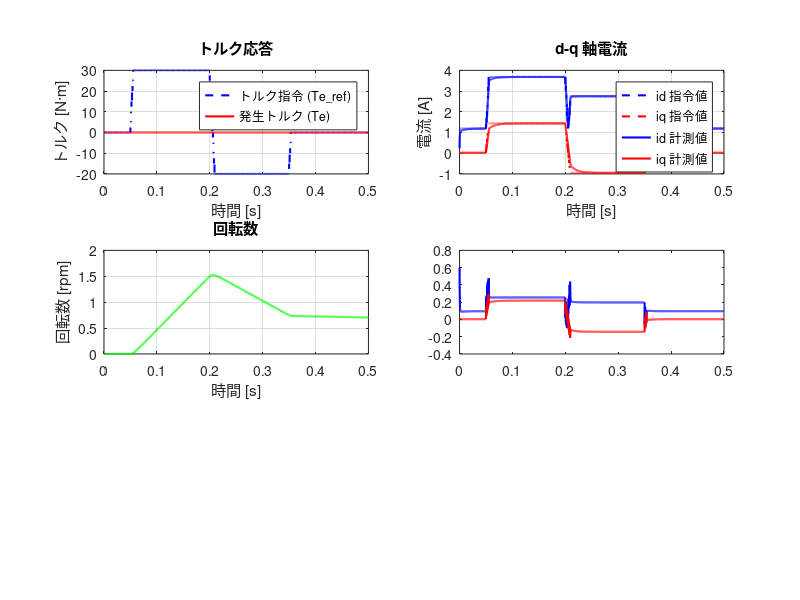

The MATLAB script that drew this image: (Note: this script raises an error after producing the figure.)
%==========================================================================
% im_vector_control_sim.m
%
% 誘導モータ（IM）ベクトル制御シミュレーション
%
% 目的:
%   本スクリプトは、組み込みソフトウェア（RH850/C1M 用 PE1 実装）に記述されている
%   誘導モータ（Induction Motor: IM）のベクトル制御アルゴリズムを MATLAB 上で
%   再現し、制御応答の確認・パラメータ調整を行うことを目的とする。
%
% 対応する組み込みソフトウェアファイル（参考）:
%   - fi_1ms_inv0_idqcom.c   : 1ms タスク / d-q 軸電流指令値演算
%   - fi_pwm_inv0_idqctrl.c  : PWM タスク / d-q 軸電流 PI 制御・電圧指令
%   - fi_pwm_inv0_svctrl.c   : PWM タスク / 空間ベクトル PWM（SVPWM）演算
%   - fi_pwm_inv0_syncctrl.c : PWM タスク / 同期角（磁束位相）更新
%   - mapdata_trq_inv0_map.c : トルクマップ（id/iq 指令値の補間テーブル）
%   - mapdata_lm_inv0_1d_map.c : 励磁インダクタンス Lm マップ（1次元）
%
% 制御構造（デュアルレート）:
%   本シミュレーションは、組み込みソフトと同様に「2 種類の演算周期」を模倣する。
%     [低速タスク: 1 ms]
%       - トルク指令値（f4_tq_inv0_ref）の制限・レートリミット処理
%       - トルクマップ補間による d-q 軸電流指令値（id_ref, iq_ref）の演算
%       - 出力制限（温度デレーティング）の反映
%     [高速タスク: 100 µs（PWM 割り込み相当）]
%       - d-q 軸電流フィードバック PI 制御
%       - 座標変換（dq → αβ → UVW）
%       - SVPWM デューティ計算
%       - 電動機プラントモデル（電圧→電流→トルク）の更新
%
% プラントモデルについて:
%   組み込みソフト側は「実機」を制御するため、プラントモデルは持たない。
%   本シミュレーションでは、誘導モータの電気回路を一次遅れ近似で模倣する。
%   この近似は厳密な状態方程式モデルではなく、主にゲイン確認・安定性評価を
%   目的とした「簡易プラント」である。
%
% 磁束・温度補正について:
%   - 励磁インダクタンス Lm は d 軸電流（id）に応じて 1 次元マップから補間する。
%     この処理は組み込みソフトの mapdata_lm_inv0_1d_map.c に対応する。
%   - 一次抵抗（Rs = r1）・二次抵抗（Rr = r2）の温度補正は、
%     組み込みソフトの u1_flag_enable_inv0_r1_cmp / r2_cmp フラグに相当する
%     スカラー係数として簡略化している。実機では推定温度から補正係数を計算するが、
%     本モデルでは固定値を使用する（将来的に可変化できるよう変数として定義）。
%
% トルクマップについて:
%   組み込みソフトでは 3 次元マップ（トルク指令・回転数・DCリンク電圧 の各軸）を
%   参照して id_ref / iq_ref を取得する。
%   本 MATLAB 版では、マップデータを簡略な 1 次元近似として実装しており、
%   本来の 3 次元補間よりも精度は低い。実機との一致度向上には別途マップデータの
%   移植が必要である。
%
% 使い方:
%   MATLAB コマンドウィンドウで以下を実行:
%     >> im_vector_control_sim
%   結果は変数 log および各グラフとして出力される。
%
% 注意:
%   本スクリプトは MATLAB R2021a 以降を想定している。
%   Simulink は不要（純粋な m スクリプト）。
%
% 作成日: 2024年8月
%==========================================================================

clear; close all; clc;

fprintf('=== 誘導モータ ベクトル制御シミュレーション 開始 ===\n');

%==========================================================================
%% [セクション1] モータ定格パラメータの定義
%
% 以下のパラメータは、組み込みソフトの fim_user_inv0.h / fi_pwm_inv0_idqctrl.c に
% 定義されている定数・設定値に対応している。
% 単位はすべて SI 単位系（Ω, H, Nm, rad/s など）。
%==========================================================================

% --- 極対数 ---
% 組み込み変数: p（fi_pwm_inv0_idqctrl.c 内で暗黙的に使用）
p  = 2;           % 極対数 [-]（例: 4 極機なら p=2）

% --- 一次抵抗（固定子抵抗: Rs）---
% 組み込み変数: f4_r1_inv0（モータ定格値）
Rs = 0.080;       % 一次抵抗 [Ω]（ノミナル値、温度補正なしの基準値）

% --- 二次抵抗（回転子抵抗: Rr）---
% 組み込み変数: f4_r2_inv0（モータ定格値）
Rr = 0.060;       % 二次抵抗 [Ω]（ノミナル値）

% --- 漏れインダクタンス（固定子側自己インダクタンスに相当）---
% 組み込み変数: f4_ls_inv0
Ls = 0.00025;     % 固定子インダクタンス [H]（漏れ成分含む）

% --- 励磁インダクタンス（基準値：マップで可変）---
% 組み込み変数: f4_lm_inv0_const（Lm の基準定数値）
% マップ補間後の動的値は f4_lm_inv0 に格納される（後のセクションで更新）
Lm_nom = 0.000211;  % 励磁インダクタンス ノミナル値 [H]（Lm マップの典型値）

% --- 慣性モーメント ---
J  = 0.003;       % ロータ慣性モーメント [kg·m²]

% --- 粘性摩擦係数 ---
B  = 0.001;       % 粘性摩擦 [N·m·s/rad]

% --- DC リンク電圧 ---
% 組み込み変数: f4_vdc_inv0（AD 計測値）
Vdc = 48.0;       % DC リンク電圧 [V]（48V 系システム想定）

%==========================================================================
%% [セクション2] 温度補正係数の定義（簡略化）
%
% 組み込みソフトでは、u1_flag_enable_inv0_r1_cmp / r2_cmp フラグが有効の場合、
% 推定温度に基づいて一次・二次抵抗を補正する（fi_pwm_inv0_idqctrl.c 参照）。
%
% 本シミュレーションでは、温度補正を「係数」として固定値で扱う簡略化を採用する。
% 将来的に可変化する場合は、これらの係数を時系列配列にすることで対応可能。
%
%   補正後抵抗値 = ノミナル抵抗値 × 補正係数
%     補正係数 = 1.0（補正なし）〜 典型的に 0.8〜1.4 程度（温度依存）
%==========================================================================

k_r1_cmp = 1.0;   % 一次抵抗 温度補正係数 [-]（1.0 = 補正なし）
k_r2_cmp = 1.0;   % 二次抵抗 温度補正係数 [-]（1.0 = 補正なし）

% 補正済み抵抗値（シミュレーション中は固定）
Rs_cmp = Rs * k_r1_cmp;  % 補正後一次抵抗 [Ω]
Rr_cmp = Rr * k_r2_cmp;  % 補正後二次抵抗 [Ω]

%==========================================================================
%% [セクション3] Lm マップデータの定義（1 次元補間テーブル）
%
% 組み込みソフト対応: mapdata_lm_inv0_1d_map.c
%
% 励磁インダクタンス Lm は d 軸電流（id）の大きさによって変化する。
% 実機では磁気飽和により、id が大きくなると Lm が低下する特性がある。
%
% 以下のテーブルは、実機マップデータの一部を抜粋・簡略化したものである。
% 軸（x 軸）: id [A]（d 軸電流の絶対値）
% 値（y 軸）: Lm [H]（対応する励磁インダクタンス）
%==========================================================================

% Lm マップ: x 軸（id [A]）
lm_map_id  = [0, 10, 20, 30, 40, 50, 60, 80, 100, 120, 150, 180, 200];

% Lm マップ: Lm [H]（実機データを参考にした近似値）
% id が大きいほど Lm が低下する磁気飽和特性を模擬している
lm_map_lm  = [0.000211, 0.000211, 0.000211, 0.000210, 0.000209, ...
              0.000208, 0.000206, 0.000202, 0.000196, 0.000188, ...
              0.000174, 0.000158, 0.000148];

%==========================================================================
%% [セクション4] トルクマップの定義（簡略化）
%
% 組み込みソフト対応: mapdata_trq_inv0_map.c
%
% 実機では、トルク指令（Te_ref）・回転数・DCリンク電圧を入力とする
% 3 次元ルックアップテーブルから id_ref / iq_ref を取得している。
%
% 本 MATLAB 版では、DCリンク電圧・回転数依存を無視し、
% トルク指令のみに基づく 1 次元近似マップとして実装する。
% これは「低速・定格電圧」付近での動作を近似したものであり、
% 高速領域・電圧変動に対する精度は低い点に注意すること。
%
% 軸: Te_ref [N·m]（トルク指令）
% 値: [id_ref, iq_ref] [A]（対応する d-q 軸電流指令値）
%
% 値のスケール: 実機マップデータ（整数値 / 100 = A 換算と仮定）
%==========================================================================

% トルクマップ: x 軸（トルク指令 [N·m]）
tq_map_x = [-80, -60, -40, -20, -10, 0, 10, 20, 40, 60, 80];

% トルクマップ: id_ref [A]（d 軸電流指令値）
% トルクの絶対値に応じて増加する（弱め磁束制御の最適電流）
tq_map_id = [6.80, 5.98, 4.61, 2.75, 1.78, 1.19, 1.78, 2.75, 4.61, 5.98, 6.80];

% トルクマップ: iq_ref [A]（q 軸電流指令値）
% トルクの符号と大きさに応じたトルク電流（負値 = 負トルク）
tq_map_iq = [-4.82, -3.34, -1.93, -0.95, -0.47, 0.02, 0.47, 0.95, 1.93, 3.34, 4.82];

%==========================================================================
%% [セクション5] PI 制御ゲインの定義
%
% 組み込みソフト対応: fi_pwm_inv0_idqctrl.c の以下の変数に相当
%   f4_kp_inv0_vdqctrl : 電流 PI 制御 比例ゲイン
%   f4_ki_inv0_vdqctrl : 電流 PI 制御 積分ゲイン
%
% 本シミュレーションでは d 軸・q 軸に同一ゲインを使用する（実機も同様の場合が多い）。
%==========================================================================

Kp_id = 0.5;    % d 軸電流 PI 制御 比例ゲイン [V/A]
Ki_id = 50.0;   % d 軸電流 PI 制御 積分ゲイン [V/(A·s)]
Kp_iq = 0.5;    % q 軸電流 PI 制御 比例ゲイン [V/A]
Ki_iq = 50.0;   % q 軸電流 PI 制御 積分ゲイン [V/(A·s)]

% 電圧指令値の飽和制限（DC リンク電圧の線形変調率から算出）
% 最大出力電圧振幅 = Vdc / sqrt(3)（SVPWM 最大変調時の線間電圧ピーク相当）
V_max = Vdc / sqrt(3);  % 電圧指令最大値 [V]

%==========================================================================
%% [セクション6] シミュレーション時間設定とデュアルレート周期の定義
%
% 組み込みソフトのタスク構造に対応:
%   低速タスク（1ms ティック）   : fi_1ms_inv0_idqcom.c など
%   高速タスク（100µs PWM 割り込み): fi_pwm_inv0_idqctrl.c / svctrl.c など
%
% 本シミュレーションでは高速タスク周期 dt_fast でループを回し、
% 低速タスク処理は (n_slow の倍数ステップ) のみ実行する。
%==========================================================================

dt_fast   = 100e-6;    % 高速タスク（PWM 周期相当）[s]
dt_slow   = 1e-3;      % 低速タスク（1ms タスク相当）[s]
n_slow    = round(dt_slow / dt_fast);  % 低速タスクを実行する高速ステップ数 [-]

t_end     = 0.5;       % シミュレーション終了時間 [s]
t         = 0 : dt_fast : t_end;  % 時間軸ベクトル
N         = length(t);             % 総ステップ数

%==========================================================================
%% [セクション7] トルク指令プロファイルの設定
%
% 組み込みソフト対応: f4_tq_inv0_ref（ユーザ設定値）
%
% ここでは、シミュレーション中にトルク指令をステップ状に変化させる
% 入力プロファイルを定義する。実機では外部コントローラ（上位 ECU）や
% ユーザ設定から入力される値に相当する。
%==========================================================================

Te_ref_profile = zeros(1, N);  % トルク指令プロファイル [N·m]

% 0.05 s: 正方向ステップ（+30 N·m）
Te_ref_profile(t >= 0.05) = 30.0;

% 0.20 s: 負方向ステップ（-20 N·m）
Te_ref_profile(t >= 0.20) = -20.0;

% 0.35 s: ゼロに戻す（0 N·m）
Te_ref_profile(t >= 0.35) = 0.0;

%==========================================================================
%% [セクション8] 状態変数の初期化
%
% 以下の変数はシミュレーション中に各ステップで更新される状態量である。
% 対応する組み込みソフト変数名をコメントに記載する。
%==========================================================================

% --- 電流フィードバック値 ---
id_meas = 0;   % d 軸電流 計測値 [A]  （組み込み: f4_id_inv0_ad）
iq_meas = 0;   % q 軸電流 計測値 [A]  （組み込み: f4_iq_inv0_ad）

% --- 電流指令値（低速タスクから高速タスクへ受け渡す変数）---
id_ref  = 0;   % d 軸電流 指令値 [A]  （組み込み: f4_id_inv0_ctrl）
iq_ref  = 0;   % q 軸電流 指令値 [A]  （組み込み: f4_iq_inv0_ctrl）

% --- PI 制御の積分項（ウィンドアップ防止のためクランプが必要）---
int_id  = 0;   % d 軸電流 PI 積分器状態 [V]
int_iq  = 0;   % q 軸電流 PI 積分器状態 [V]

% --- 電圧指令値 ---
Vd_ref  = 0;   % d 軸電圧 指令値 [V]  （組み込み: f4_vd_inv0_ref）
Vq_ref  = 0;   % q 軸電圧 指令値 [V]  （組み込み: f4_vq_inv0_ref）

% --- 磁束位相角（同期角）---
% 組み込みソフト対応: fi_pwm_inv0_syncctrl.c の f4_wt_inv0_svctrl
theta   = 0;   % 同期角（磁束位相角）[rad]

% --- 角速度（回転子機械角速度）---
omega_r = 0;   % 回転子角速度 [rad/s]  （組み込み: f4_wr_inv0 または速度フィードバック）

% --- すべり角速度 ---
omega_s = 0;   % すべり角速度 [rad/s]  （組み込み: 内部演算値）

% --- 励磁インダクタンス（マップ補間後の動的値）---
% 組み込み変数: f4_lm_inv0
Lm      = Lm_nom;  % Lm 初期値（ノミナル値）

% --- 発生トルク ---
Te      = 0;   % 発生トルク（推定値）[N·m]  （組み込み: f4_tq_inv0_est）

% --- トルク指令（レートリミット後の値）---
% 組み込み変数: f4_tq_inv0_ref_tmp
Te_ref_tmp = 0;  % トルク指令のレートリミット済み値 [N·m]

%==========================================================================
%% [セクション9] トルク指令レートリミット設定
%
% 組み込みソフト対応: fi_1ms_inv0_idqcom.c の f4_dtq_inv0_ref_up
%
% 急激なトルク変化を防ぐため、1ms タスクでトルク指令値にレートリミッタを適用する。
% 単位: [N·m / ms] = [kN·m/s]（1ms 単位での変化量制限）
%==========================================================================

dTe_max = 5.0;   % トルク指令レートリミット [N·m/ms]（1ms タスク 1 回あたりの最大変化量）

%==========================================================================
%% [セクション10] ログ用配列の確保
%
% シミュレーション結果を各ステップ記録するための配列を事前確保する。
% 事前確保することで MATLAB のループ中の動的メモリ確保を避け、実行速度を向上させる。
%==========================================================================

log_t       = zeros(1, N);   % 時間 [s]
log_Te      = zeros(1, N);   % 発生トルク [N·m]
log_Te_ref  = zeros(1, N);   % トルク指令値 [N·m]
log_id      = zeros(1, N);   % d 軸電流 [A]
log_iq      = zeros(1, N);   % q 軸電流 [A]
log_id_ref  = zeros(1, N);   % d 軸電流 指令値 [A]
log_iq_ref  = zeros(1, N);   % q 軸電流 指令値 [A]
log_omega_r = zeros(1, N);   % 回転子角速度 [rad/s]
log_Vd      = zeros(1, N);   % d 軸電圧 指令値 [V]
log_Vq      = zeros(1, N);   % q 軸電圧 指令値 [V]
log_Lm      = zeros(1, N);   % 励磁インダクタンス [H]
log_theta   = zeros(1, N);   % 同期角 [rad]

%==========================================================================
%% [セクション11] メインシミュレーションループ
%
% 各ステップで以下の処理を順番に実行する（組み込みソフトのタスク順に準拠）:
%
%   [低速タスク: n_slow ステップごとに実行]
%     1) トルク指令のレートリミット処理
%     2) トルクマップ補間による id_ref / iq_ref 演算
%        （対応: fi_1ms_inv0_idqcom.c）
%
%   [高速タスク: 毎ステップ実行]
%     3) 励磁インダクタンス Lm のマップ更新
%        （対応: mapdata_lm_inv0_1d_map.c）
%     4) すべり角速度の演算
%        （対応: fi_pwm_inv0_syncctrl.c の slip 演算部）
%     5) 同期角（磁束位相角）の積分更新
%        （対応: fi_pwm_inv0_syncctrl.c の theta 更新部）
%     6) d-q 軸電流 PI 制御（電圧指令値の演算）
%        （対応: fi_pwm_inv0_idqctrl.c）
%     7) 電圧指令値の飽和クランプ
%        （対応: fi_pwm_inv0_idqctrl.c の f4_idq_inv0_vdqctrl_max 相当）
%     8) プラントモデル（電流応答）の更新
%        （組み込みソフトには対応なし：MATLAB シミュレーション専用）
%     9) 発生トルクの推定演算
%        （対応: fi_1ms_inv0_idqcom.c の f4_tq_inv0_est 演算）
%    10) 機械系（回転子速度）の更新
%        （組み込みソフトには対応なし：MATLAB シミュレーション専用）
%    11) ログへの記録
%==========================================================================

for n = 1 : N

    %----------------------------------------------------------------------
    % [低速タスク処理] 1ms タスク相当
    % 組み込みソフト: fi_1ms_inv0_idqcom.c
    % n_slow ステップ（= 10 ステップ）に 1 回だけ実行する
    %----------------------------------------------------------------------
    if mod(n-1, n_slow) == 0

        % ------------------------------------------------------------------
        % [低速1] トルク指令値のレートリミット処理
        %
        % 組み込み変数:
        %   f4_tq_inv0_ref     : ユーザ設定トルク指令値
        %   f4_tq_inv0_ref_tmp : レートリミット後の一時値
        %   f4_dtq_inv0_ref_up : 1ms あたりの変化量制限
        %
        % 急激なトルク変化を防ぐため、前回値からの変化量を dTe_max 以内に制限する。
        % これにより電流の急変を抑制し、過電流保護に貢献する。
        % ------------------------------------------------------------------
        Te_ref_in = Te_ref_profile(n);  % 今回の入力トルク指令値
        delta_Te  = Te_ref_in - Te_ref_tmp;  % 前回値からの偏差

        % 変化量を ±dTe_max に制限（レートリミッタ）
        if delta_Te > dTe_max
            delta_Te = dTe_max;
        elseif delta_Te < -dTe_max
            delta_Te = -dTe_max;
        end
        Te_ref_tmp = Te_ref_tmp + delta_Te;  % レートリミット後のトルク指令値を更新

        % ------------------------------------------------------------------
        % [低速2] トルクマップ補間による id_ref / iq_ref の演算
        %
        % 組み込みソフト対応: fi_1ms_inv0_idqcom.c の u1_flag_mode_inv0_idqcom = 1
        %   （トルクマップモード）
        % 組み込み変数:
        %   f4_id_inv0_ctrl : d 軸電流指令値（1ms タスクが更新、PWM タスクが参照）
        %   f4_iq_inv0_ctrl : q 軸電流指令値（同上）
        %
        % 実機では 3 次元マップ（トルク×回転数×Vdc）を参照するが、
        % 本モデルではトルク指令のみの 1 次元近似を使用する。
        % ------------------------------------------------------------------
        id_ref = interp1(tq_map_x, tq_map_id, Te_ref_tmp, 'linear', 'extrap');
        iq_ref = interp1(tq_map_x, tq_map_iq, Te_ref_tmp, 'linear', 'extrap');

        % 電流指令値の安全制限（過電流防止）
        % 組み込みソフトの f4_id_inv0_ref_max / min 相当
        id_ref = max(0.5, min(id_ref, 30.0));  % id は正（励磁電流は正方向）
        iq_ref = max(-30.0, min(iq_ref, 30.0));

    end  % [低速タスク終了]

    %----------------------------------------------------------------------
    % [高速タスク処理] PWM 割り込み相当（毎ステップ実行）
    %----------------------------------------------------------------------

    % ------------------------------------------------------------------
    % [高速1] 励磁インダクタンス Lm のマップ更新
    %
    % 組み込みソフト対応: mapdata_lm_inv0_1d_map.c
    % 組み込み変数: f4_lm_inv0（マップ補間後の動的 Lm 値）
    %
    % d 軸電流（id_meas）の絶対値に基づき、磁気飽和を考慮した Lm を補間する。
    % id が大きくなると磁気飽和により Lm が低下する。
    % ------------------------------------------------------------------
    Lm = interp1(lm_map_id, lm_map_lm, abs(id_meas), 'linear', 'extrap');
    Lm = max(Lm, 1e-6);  % 数値的安定性のため下限値を設ける

    % ------------------------------------------------------------------
    % [高速2] すべり角速度（slip）の演算
    %
    % 組み込みソフト対応: fi_pwm_inv0_syncctrl.c 内のすべり演算部
    %
    % 誘導モータのベクトル制御では、回転子磁束方向に d 軸を合わせるため、
    % 「すべり」に相当する角速度を同期角に加算する必要がある。
    %
    % すべり角速度の近似式:
    %   omega_slip = (Rr / Lm) * (iq_ref / max(id_ref, 閾値))
    %
    % この式は、定常すべり条件（磁束一定制御）から導出される。
    % 分母の閾値（0.2 A）は、ゼロ近傍での数値発散を防ぐ保護処理であり、
    % 組み込みソフトでも同様のクランプ処理が存在する。
    % ------------------------------------------------------------------
    omega_slip = (Rr_cmp / Lm) * (iq_ref / max(id_ref, 0.2));

    % ------------------------------------------------------------------
    % [高速3] 同期角（磁束位相角 θ）の積分更新
    %
    % 組み込みソフト対応: fi_pwm_inv0_syncctrl.c の theta 更新処理
    % 組み込み変数: f4_wt_inv0_svctrl（SVPWM 用同期角）
    %
    % 同期角速度 = 回転子機械角速度 × 極対数 + すべり角速度
    % これをオイラー法で積分して位相角 theta を更新する。
    % theta は dq-αβ 座標変換（Park 変換）で使用される。
    % ------------------------------------------------------------------
    omega_sync = p * omega_r + omega_slip;  % 同期角速度 [rad/s]
    theta = theta + omega_sync * dt_fast;   % 位相角の積分（オイラー法）
    theta = mod(theta, 2*pi);               % 位相角を [0, 2π) に正規化

    % Park 変換用の sin/cos 値を事前計算（各ステップで再利用）
    % 組み込み変数: f4_sin_inv0_wtsvctrl / f4_cos_inv0_wtsvctrl
    sin_th = sin(theta);
    cos_th = cos(theta);

    % ------------------------------------------------------------------
    % [高速4] d-q 軸電流 PI 制御（電圧指令値の演算）
    %
    % 組み込みソフト対応: fi_pwm_inv0_idqctrl.c
    % 組み込み変数:
    %   f4_vd_inv0_ref : d 軸電圧指令値
    %   f4_vq_inv0_ref : q 軸電圧指令値
    %
    % d-q 軸それぞれに独立した PI 制御器を適用し、電流偏差をゼロに収束させる。
    % 非干渉化補償（非干渉項: -omega_sync*Ls*iq, +omega_sync*Ls*id）は
    % 現モデルでは省略している（将来的な追加が可能）。
    % ------------------------------------------------------------------

    % d 軸電流の偏差（指令値 - 計測値）
    err_id = id_ref - id_meas;

    % q 軸電流の偏差
    err_iq = iq_ref - iq_meas;

    % 積分項の更新（Euler 積分）
    int_id = int_id + Ki_id * err_id * dt_fast;
    int_iq = int_iq + Ki_iq * err_iq * dt_fast;

    % 積分項のクランプ（ワインドアップ防止）
    % 組み込みソフトでは積分出力が電圧指令範囲を超えないようにクランプしている
    int_id = max(-V_max, min(int_id, V_max));
    int_iq = max(-V_max, min(int_iq, V_max));

    % PI 出力（電圧指令値）
    Vd_ref = Kp_id * err_id + int_id;
    Vq_ref = Kp_iq * err_iq + int_iq;

    % ------------------------------------------------------------------
    % [高速5] 電圧指令値の飽和クランプ（電圧制限）
    %
    % 組み込みソフト対応: fi_pwm_inv0_idqctrl.c の f4_idq_inv0_vdqctrl_max 処理
    %
    % d 軸・q 軸の合成電圧振幅が V_max を超えないよう制限する。
    % SVPWM の最大変調度に相当する上限値（Vdc / sqrt(3)）でクランプ。
    % この処理は実機でも重要な過変調防止機能である。
    % ------------------------------------------------------------------
    Vdq_amp = sqrt(Vd_ref^2 + Vq_ref^2);  % 合成電圧振幅 [V]
    if Vdq_amp > V_max
        % 振幅方向を維持したままスケールダウン（ベクトル正規化）
        scale  = V_max / Vdq_amp;
        Vd_ref = Vd_ref * scale;
        Vq_ref = Vq_ref * scale;
    end

    % ------------------------------------------------------------------
    % [高速6] プラントモデル：電流応答の更新
    %
    % 【注意】この処理は組み込みソフトには存在しない。
    %         MATLAB シミュレーション専用のプラント（モータ）モデルである。
    %
    % 誘導モータの d-q 軸等価回路（簡略化一次遅れモデル）:
    %   d(id)/dt = (Vd - Rs*id + omega_sync*Ls*iq) / Ls
    %   d(iq)/dt = (Vq - Rs*iq - omega_sync*Ls*id) / Ls
    %
    % この式は、定常磁束仮定下での d-q 軸電圧方程式を離散化したものである。
    % 実際の誘導モータは磁束状態方程式と組み合わせた 4 次システムだが、
    % ここでは制御帯域内での応答確認を目的として 2 次に簡略化している。
    % ------------------------------------------------------------------

    % d 軸電流の微分（電圧方程式から）
    did_dt = (Vd_ref - Rs_cmp * id_meas + omega_sync * Ls * iq_meas) / Ls;

    % q 軸電流の微分
    diq_dt = (Vq_ref - Rs_cmp * iq_meas - omega_sync * Ls * id_meas) / Ls;

    % オイラー法で電流を更新
    id_meas = id_meas + did_dt * dt_fast;
    iq_meas = iq_meas + diq_dt * dt_fast;

    % ------------------------------------------------------------------
    % [高速7] 発生トルクの推定演算
    %
    % 組み込みソフト対応: fi_1ms_inv0_idqcom.c の f4_tq_inv0_est
    %
    % 誘導モータのトルク推定式（簡略版）:
    %   Te = (3/2) * p * Lm * id_meas * iq_meas
    %
    % 厳密には回転子磁束を経由したトルク式を用いるべきだが、
    % 磁束一定制御（id = 一定）が成立している場合はこの近似が有効である。
    % 組み込みソフトでは電力（P = Vd*Id + Vq*Iq）からトルクを逆算する方法も使用。
    % ------------------------------------------------------------------
    Te = (3/2) * p * Lm * id_meas * iq_meas;  % 発生トルク推定値 [N·m]

    % ------------------------------------------------------------------
    % [高速8] 機械系（回転子速度）の更新
    %
    % 【注意】この処理も組み込みソフトには存在しない（MATLAB 専用プラント）。
    %
    % 運動方程式（Newton の第 2 法則のトルク版）:
    %   J * d(omega_r)/dt = Te - B * omega_r - TL
    %   ここで TL は負荷トルク（本モデルでは 0 として簡略化）
    % ------------------------------------------------------------------
    T_load   = 0.0;  % 負荷トルク [N·m]（本モデルでは無負荷を仮定）
    domega_r = (Te - B * omega_r - T_load) / J;  % 角加速度 [rad/s²]
    omega_r  = omega_r + domega_r * dt_fast;      % 角速度を積分更新

    %----------------------------------------------------------------------
    % [ログ記録] 各ステップの状態量を保存
    %----------------------------------------------------------------------
    log_t(n)       = t(n);
    log_Te(n)      = Te;
    log_Te_ref(n)  = Te_ref_tmp;
    log_id(n)      = id_meas;
    log_iq(n)      = iq_meas;
    log_id_ref(n)  = id_ref;
    log_iq_ref(n)  = iq_ref;
    log_omega_r(n) = omega_r;
    log_Vd(n)      = Vd_ref;
    log_Vq(n)      = Vq_ref;
    log_Lm(n)      = Lm;
    log_theta(n)   = theta;

end  % メインループ終了

fprintf('=== シミュレーション完了 ===\n');

%==========================================================================
%% [セクション12] シミュレーション結果の可視化
%==========================================================================

% 回転数 [rpm] への変換（グラフ表示用）
log_rpm = log_omega_r * (60 / (2*pi));

figure('Name', '誘導モータ ベクトル制御 シミュレーション結果', ...
       'NumberTitle', 'off', 'Position', [100, 100, 1200, 900]);

% --- サブプロット 1: トルク応答 ---
subplot(3, 2, 1);
plot(log_t, log_Te_ref, 'b--', 'LineWidth', 1.5, 'DisplayName', 'トルク指令 (Te\_ref)');
hold on;
plot(log_t, log_Te, 'r-', 'LineWidth', 1.5, 'DisplayName', '発生トルク (Te)');
xlabel('時間 [s]');
ylabel('トルク [N·m]');
title('トルク応答');
legend('Location', 'best');
grid on;

% --- サブプロット 2: d-q 軸電流 ---
subplot(3, 2, 2);
plot(log_t, log_id_ref, 'b--', 'LineWidth', 1.5, 'DisplayName', 'id 指令値');
hold on;
plot(log_t, log_iq_ref, 'r--', 'LineWidth', 1.5, 'DisplayName', 'iq 指令値');
plot(log_t, log_id, 'b-', 'LineWidth', 1.5, 'DisplayName', 'id 計測値');
plot(log_t, log_iq, 'r-', 'LineWidth', 1.5, 'DisplayName', 'iq 計測値');
xlabel('時間 [s]');
ylabel('電流 [A]');
title('d-q 軸電流');
legend('Location', 'best');
grid on;

% --- サブプロット 3: 回転数 ---
subplot(3, 2, 3);
plot(log_t, log_rpm, 'g-', 'LineWidth', 1.5);
xlabel('時間 [s]');
ylabel('回転数 [rpm]');
title('回転数');
grid on;

% --- サブプロット 4: d-q 軸電圧指令値 ---
subplot(3, 2, 4);
plot(log_t, log_Vd, 'b-', 'LineWidth', 1.5, 'DisplayName', 'Vd 指令');
hold on;
plot(log_t, log_Vq, 'r-', 'LineWidth', 1.5, 'DisplayName', 'Vq 指令');
yline(V_max,  'k--', 'LineWidth', 1.0, 'DisplayName', '電圧上限');
yline(-V_max, 'k--', 'LineWidth', 1.0, 'HandleVisibility', 'off');
xlabel('時間 [s]');
ylabel('電圧 [V]');
title('d-q 軸電圧指令値（PI 出力）');
legend('Location', 'best');
grid on;

% --- サブプロット 5: 励磁インダクタンス Lm ---
subplot(3, 2, 5);
plot(log_t, log_Lm * 1e6, 'm-', 'LineWidth', 1.5);
xlabel('時間 [s]');
ylabel('Lm [µH]');
title('励磁インダクタンス Lm（マップ補間値）');
grid on;

% --- サブプロット 6: 同期角 ---
subplot(3, 2, 6);
plot(log_t, mod(log_theta, 2*pi), 'c-', 'LineWidth', 1.0);
xlabel('時間 [s]');
ylabel('同期角 [rad]');
title('同期角 θ（磁束位相）');
grid on;

sgtitle('誘導モータ ベクトル制御 シミュレーション結果', 'FontSize', 14, 'FontWeight', 'bold');

%==========================================================================
%% [セクション13] 数値結果の出力（デバッグ用サマリ）
%==========================================================================

fprintf('\n--- シミュレーション結果サマリ ---\n');
fprintf('最終トルク指令値  : %6.2f N·m\n', log_Te_ref(end));
fprintf('最終発生トルク    : %6.2f N·m\n', log_Te(end));
fprintf('最終回転数        : %6.1f rpm\n', log_rpm(end));
fprintf('最終 id 計測値    : %6.3f A\n', log_id(end));
fprintf('最終 iq 計測値    : %6.3f A\n', log_iq(end));
fprintf('最終 Lm           : %8.6f H\n', log_Lm(end));
fprintf('最終同期角        : %6.3f rad\n', log_theta(end));
fprintf('----------------------------------\n');
